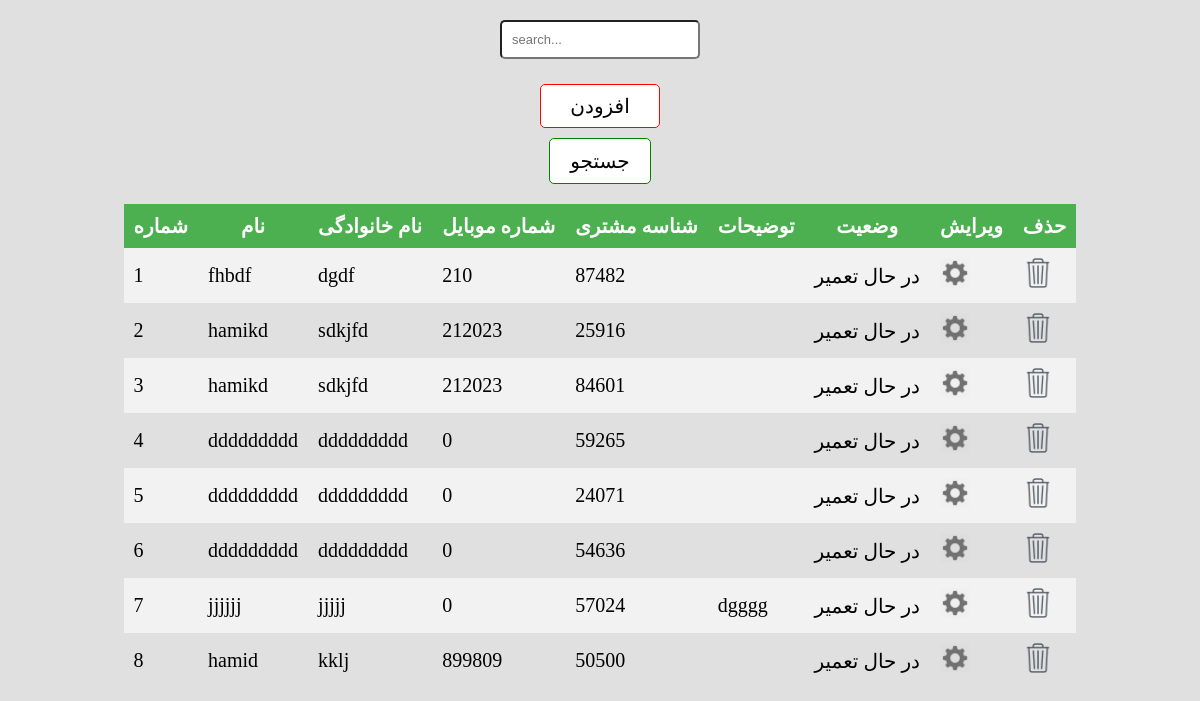
Before: / with the older database file.
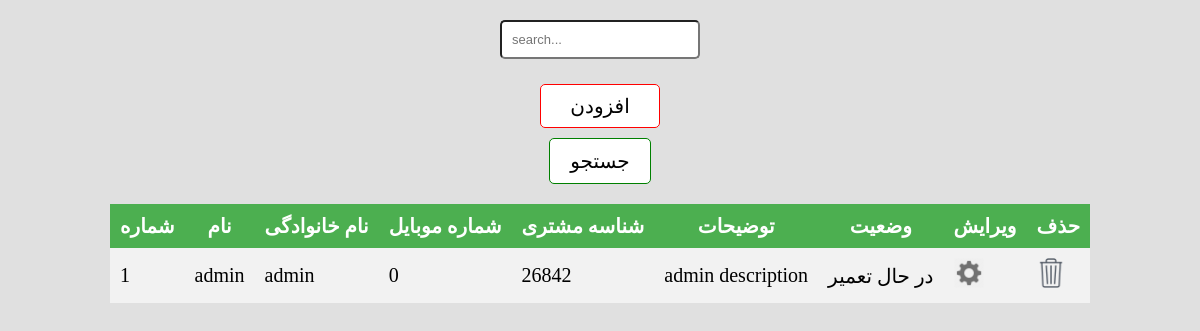
After: the same page with the newer database file.
### mana/models.py (models this page shows, shortened)
class Customers(models.Model):
	Choices = (
		(1,('درحال تعمیر')),
		(2,('تعمیر شده')),
		(3,('عدم امکان تعمیر'))
	)
	customer_name = models.CharField( max_length = 200 )
	customer_lastname = models.CharField( max_length = 200 )
	service_type = models.IntegerField( choices=Choices , default=1)
	service_date = models.DateTimeField(default=timezone.now())
	customer_id = models.IntegerField()
	phone_number = models.IntegerField()
	description = models.CharField ( max_length = 400 )

### mana/views.py (the view)
# urls.py: path('',views.index,name='index'),
def index(request):
    customers = Customers
    all = customers. objects.order_by('-service_date')[:15]
    context={
    'list' : customers,
    'all' : all
    }
    return render(request,'customers/index.html',context=context)

### mana/templates/customers/index.html (shortened to what this page needs)
<!DOCTYPE html>
<html>
<head>
	{% load static %}
	<link rel="stylesheet" type="text/css" href="{%  static 'mana/index_page_style.css'  %}">
</head>
<body>
	<form action="{% url 'mana:detail' %}" method="post">
	<input type="text" name="search" placeholder="search..." autofocus autocomplete="off"><br><br>
	<a class='a' href="{% url 'mana:add' %}">افزودن</a><br>
	<input type="submit" name="submit" value="جستجو">
	</form>
	<table>
		<tr>
			<th>شماره</th>
			<th>نام</th>
			<th>نام خانوادگی</th>
			<th>شماره موبایل</th>
			<th>شناسه مشتری</th>
			<th>توضیحات</th>
			<th>وضعیت</th>
			<th>ویرایش</th>
			<th>حذف</th>
		</tr>
		{% for i in all %}
		<tr>
			<td>{{ forloop.counter }}</td>
			<td>{{ i.customer_name }}</td>
			<td>{{ i.customer_lastname }}</td>
			<td>{{ i.phone_number }}</td>
			<td>{{ i.customer_id }}</td>
			<td>{{ i.description }}</td>
			<td>{% if i.service_type == 1 %}در  حال تعمیر{% elif i.service_type == 2 %}تعمیر شده{% else %}عدم امکانتعمیر{%endif%}</td>
			<td><a href="{% url 'mana:updatee' i.id  %}"><img src="{% static 'mana/icons/gear.png' %}"></a></td>
			<td><a href="{% url 'mana:delete' i.id %}"><img src="{% static 'mana/icons/trash.png' %}"></a></td>
		</tr>
		{% endfor %}
	</table>
</body>
</html>

Changed rows visible on the page:
removed Customers: customer_name "fhbdf", customer_lastname "dgdf", phone_number "210", customer_id "87482", service_type "در حال تعمیر"
removed Customers: customer_name "hamikd", customer_lastname "sdkjfd", phone_number "212023", customer_id "25916", service_type "در حال تعمیر"
removed Customers: customer_name "hamikd", customer_lastname "sdkjfd", phone_number "212023", customer_id "84601", service_type "در حال تعمیر"
removed Customers: customer_name "ddddddddd", customer_lastname "ddddddddd", phone_number "0", customer_id "59265", service_type "در حال تعمیر"
removed Customers: customer_name "ddddddddd", customer_lastname "ddddddddd", phone_number "0", customer_id "24071", service_type "در حال تعمیر"
removed Customers: customer_name "ddddddddd", customer_lastname "ddddddddd", phone_number "0", customer_id "54636", service_type "در حال تعمیر"
removed Customers: customer_name "jjjjjj", customer_lastname "jjjjj", phone_number "0", customer_id "57024", description "dgggg", service_type "در حال تعمیر"
removed Customers: customer_name "hamid", customer_lastname "kklj", phone_number "899809", customer_id "50500", service_type "در حال تعمیر"
added Customers: customer_name "admin", customer_lastname "admin", phone_number "0", customer_id "26842", description "admin description", service_type "در حال تعمیر"
